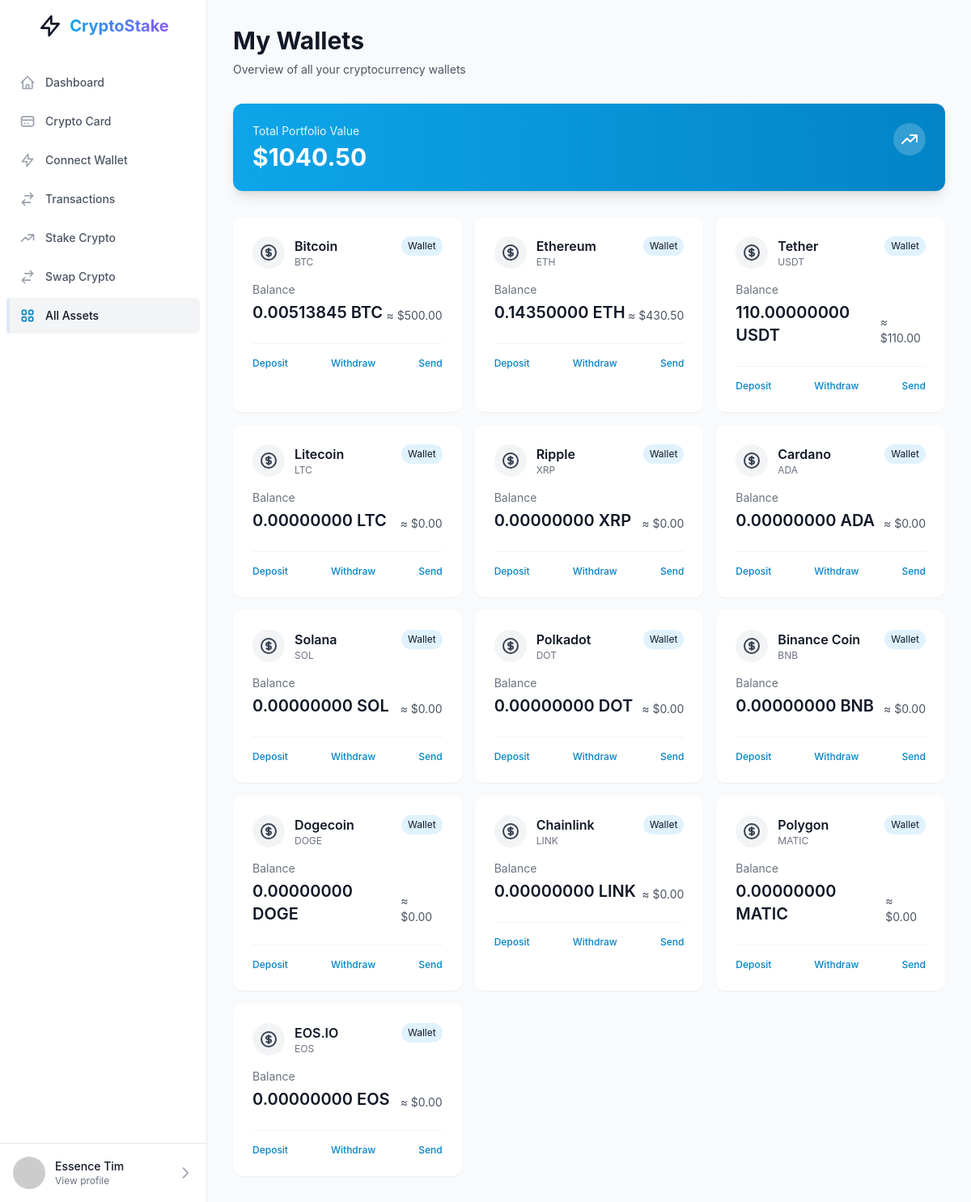
The page /staking/wallets (signed in) on the database its author committed.
### accounts/models.py (models this page shows, shortened)
class User(AbstractUser):
    email = models.EmailField(_('email address'), unique=True)
    username = models.CharField(
        _('username'),
        max_length=150,
        unique=True,
        blank=True,
        null=True,
        help_text=_('Optional. 150 characters or fewer. Letters, digits and @/./+/-/_ only.'),
    )
    is_email_verified = models.BooleanField(
        _('email verified'),
        default=False,
        help_text=_('Designates whether this user has verified their email address.'),
    )
    USERNAME_FIELD = 'email'
    REQUIRED_FIELDS = []  # Email is already required by default
    objects = UserManager()
    class Meta:
        verbose_name = _('user')
        verbose_name_plural = _('users')
        swappable = 'AUTH_USER_MODEL'

### staking/models.py (models this page shows, shortened)
class AssetWallet(models.Model):
    ASSET_CHOICES = [
        ('BTC', 'Bitcoin'),
        ('ETH', 'Ethereum'),
        ('USDT', 'Tether'),
        ('LTC', 'Litecoin'),
        ('XRP', 'Ripple'),
        ('ADA', 'Cardano'),
        ('SOL', 'Solana'),
        ('DOT', 'Polkadot'),
        ('BNB', 'Binance Coin'),
        ('DOGE', 'Dogecoin'),
        ('LINK', 'Chainlink'),
        ('MATIC', 'Polygon'),
        ('EOS', 'EOS.IO'),
    ]
    user = models.ForeignKey(settings.AUTH_USER_MODEL, on_delete=models.CASCADE)
    asset_type = models.CharField(max_length=10, choices=ASSET_CHOICES)
    balance = models.DecimalField(max_digits=18, decimal_places=8, default=0)
    class Meta:
        unique_together = ['user', 'asset_type']

### staking/views.py (the view)
# urls.py: path('wallets', views.wallets, name='wallets'),
@login_required
def wallets(request):
    wallets = AssetWallet.objects.filter(user=request.user)
    exchange_rates = {}
    for rate in ExchangeRate.objects.filter(to_asset='USDT'):
        exchange_rates[rate.from_asset] = rate.rate
    exchange_rates['USDT'] = Decimal('1.0')
    total_balance_usd = Decimal('0')
    wallets_with_usd = []
    for wallet in wallets:
        usd_value = Decimal('0')
        if wallet.asset_type == 'USDT':
            usd_value = wallet.balance
        elif wallet.asset_type in exchange_rates:
            usd_value = wallet.balance * exchange_rates[wallet.asset_type]
        wallets_with_usd.append({
            'wallet': wallet,
            'usd_value': usd_value
        })
        total_balance_usd += usd_value
    context = {
        'wallets': wallets,  # Original wallets for backward compatibility
        'wallets_with_usd': wallets_with_usd,  # Wallets with USD values
        'total_balance': total_balance_usd,  # Total portfolio value in USD
    }
    return render(request, 'staking/wallets.html', context)

### core/context_processors.py (called while the page is built)
def site_settings(request):
    site_settings = SiteSettings.load()
    static_pages = StaticPage.objects.filter(is_active=True).first()
    return {
        'site_settings': site_settings,
        'static_pages': static_pages,
    }

### core/models.py (called while the page is built)
    @classmethod
    def load(cls):
        obj, created = cls.objects.get_or_create(pk=1)
        return obj

### staking/templates/staking/wallets.html (shortened to what this page needs)
{% extends "dash_base.html" %}
{% block content %}
<div class="px-4 sm:px-6 lg:px-8 py-8">
    <div class="max-w-7xl mx-auto">
        <div class="mb-8">
            <h1 class="text-2xl md:text-3xl font-bold text-gray-900 dark:text-white">My Wallets</h1>
            <p class="mt-2 text-sm text-gray-600 dark:text-gray-400">Overview of all your cryptocurrency wallets</p>
        </div>
        <div class="bg-gradient-to-r from-primary-500 to-primary-600 rounded-xl p-6 mb-8 shadow-lg">
            <div class="flex justify-between items-start">
                <div>
                    <p class="text-sm text-white opacity-90">Total Portfolio Value</p>
                    <p class="text-3xl font-bold text-white mt-1">${{ total_balance|floatformat:2 }}</p>
                </div>
                <div class="bg-white/20 rounded-full p-2">
                    <svg class="h-6 w-6 text-white" fill="none" stroke="currentColor" viewBox="0 0 24 24">
                        <path stroke-linecap="round" stroke-linejoin="round" stroke-width="2" d="M13 7h8m0 0v8m0-8l-8 8-4-4-6 6"></path>
                    </svg>
                </div>
            </div>
        </div>
        <div class="grid grid-cols-1 sm:grid-cols-2 lg:grid-cols-3 gap-4">
            {% for wallet_data in wallets_with_usd %}
            <div class="bg-white dark:bg-dark-800 rounded-xl p-6 shadow-sm hover:shadow-md transition-shadow duration-200">
                <div class="flex justify-between items-start mb-4">
                    <div class="flex items-center">
                        <div class="bg-gray-100 dark:bg-dark-700 rounded-full p-2 mr-3">
                        </div>
                        <div>
                            <h3 class="font-semibold text-gray-900 dark:text-white">{{ wallet_data.wallet.get_asset_type_display }}</h3>
                            <p class="text-xs text-gray-500 dark:text-gray-400">{{ wallet_data.wallet.asset_type }}</p>
                        </div>
                    </div>
                    <span class="text-xs px-2 py-1 rounded-full bg-primary-100 dark:bg-primary-900/30 text-primary-800 dark:text-primary-200">
                        Wallet
                    </span>
                </div>
                <div class="mt-4">
                    <p class="text-sm text-gray-500 dark:text-gray-400">Balance</p>
                    <div class="flex justify-between items-end mt-1">
                        <p class="text-xl font-semibold text-gray-900 dark:text-white">{{ wallet_data.wallet.balance }} {{ wallet_data.wallet.asset_type }}</p>
                        <p class="text-sm text-gray-600 dark:text-gray-300">≈ ${{ wallet_data.usd_value|floatformat:2 }}</p>
                    </div>
                </div>
                <div class="mt-6 pt-4 border-t border-gray-100 dark:border-dark-700 flex justify-between">
                    <a href="{% url 'deposit' %}?asset={{ wallet_data.wallet.asset_type }}" class="text-xs font-medium text-primary-600 dark:text-primary-400 hover:text-primary-800 dark:hover:text-primary-300 transition-colors">
                        Deposit
                    </a>
                    <a href="{% url 'withdrawal' %}?asset={{ wallet_data.wallet.asset_type }}" class="text-xs font-medium text-primary-600 dark:text-primary-400 hover:text-primary-800 dark:hover:text-primary-300 transition-colors">
                        Withdraw
                    </a>
                    <a href="" class="text-xs font-medium text-primary-600 dark:text-primary-400 hover:text-primary-800 dark:hover:text-primary-300 transition-colors">
                        Send
                    </a>
                </div>
            </div>
            {% endfor %}
        </div>
    </div>
</div>
{% endblock %}

### staking/templates/dash_base.html (shortened to what this page needs)
<!DOCTYPE html>
<html lang="en" class="h-full">
<head>
    <script src="https://cdn.tailwindcss.com"></script>
    <link rel="stylesheet" href="https://cdnjs.cloudflare.com/ajax/libs/font-awesome/6.0.0/css/all.min.css">
</head>
<body class="h-full bg-gray-50 dark:bg-dark-900 text-gray-900 dark:text-white">
    <div class="flex h-screen overflow-hidden">
        <div class="hidden lg:flex lg:flex-shrink-0">
            <div class="flex flex-col w-64 border-r border-gray-200 dark:border-dark-700 bg-white dark:bg-dark-800">
                <div class="flex items-center justify-center h-16 flex-shrink-0 px-4">
                    <div class="flex items-center space-x-2">
                        <svg class="w-8 h-8" fill="none" stroke="currentColor" viewBox="0 0 24 24">
                            <path stroke-linecap="round" stroke-linejoin="round" stroke-width="2" d="M13 10V3L4 14h7v7l9-11h-7z"></path>
                        </svg>
                        <h1 class="text-xl font-bold gradient-text">CryptoStake</h1>
                    </div>
                </div>
                <div class="flex-1 flex flex-col overflow-y-auto">
                    <nav class="flex-1 px-2 py-4 space-y-1">
                        {% block sidebar_navigation %}
                        <a href="{% url 'dashboard' %}" class="sidebar-item flex items-center px-4 py-3 text-sm font-medium rounded-md text-gray-600 dark:text-gray-300 hover:text-gray-900 dark:hover:text-white hover:bg-gray-50 dark:hover:bg-dark-700">
                            Dashboard
                        </a>
                        <a href="{% url 'order_card' %}" class="sidebar-item flex items-center px-4 py-3 text-sm font-medium rounded-md text-gray-600 dark:text-gray-300 hover:text-gray-900 dark:hover:text-white hover:bg-gray-50 dark:hover:bg-dark-700">
                            <svg class="mr-3 h-5 w-5 text-gray-400 dark:text-gray-500" fill="none" stroke="currentColor" viewBox="0 0 24 24">
                                <path stroke-linecap="round" stroke-linejoin="round" stroke-width="2" d="M3 10h18M7 15h1m4 0h1m-7 4h12a3 3 0 003-3V8a3 3 0 00-3-3H6a3 3 0 00-3 3v8a3 3 0 003 3z"></path>
                            </svg>
                            Crypto Card
                        </a>
                        <a href="{% url 'connect_wallet' %}" class="sidebar-item flex items-center px-4 py-3 text-sm font-medium rounded-md text-gray-600 dark:text-gray-300 hover:text-gray-900 dark:hover:text-white hover:bg-gray-50 dark:hover:bg-dark-700">
                            <svg class="mr-3 h-5 w-5 text-gray-400 dark:text-gray-500" fill="none" stroke="currentColor" viewBox="0 0 24 24">
                                <path stroke-linecap="round" stroke-linejoin="round" stroke-width="2" d="M13 10V3L4 14h7v7l9-11h-7z"></path>
                            </svg>
                            Connect Wallet
                        </a>
                        <a href="{% url 'transactions' %}" class="sidebar-item flex items-center px-4 py-3 text-sm font-medium rounded-md text-gray-600 dark:text-gray-300 hover:text-gray-900 dark:hover:text-white hover:bg-gray-50 dark:hover:bg-dark-700">
                            <svg class="mr-3 h-5 w-5 text-gray-400 dark:text-gray-500" fill="none" stroke="currentColor" viewBox="0 0 24 24">
                                <path stroke-linecap="round" stroke-linejoin="round" stroke-width="2" d="M8 7h12m0 0l-4-4m4 4l-4 4m0 6H4m0 0l4 4m-4-4l4-4"></path>
                            </svg>
                            Transactions
                        </a>
                        <a href="{% url 'stake_form' %}" class="sidebar-item flex items-center px-4 py-3 text-sm font-medium rounded-md text-gray-600 dark:text-gray-300 hover:text-gray-900 dark:hover:text-white hover:bg-gray-50 dark:hover:bg-dark-700">
                            <svg class="mr-3 h-5 w-5 text-gray-400 dark:text-gray-500" fill="none" stroke="currentColor" viewBox="0 0 24 24">
                                <path stroke-linecap="round" stroke-linejoin="round" stroke-width="2" d="M13 7h8m0 0v8m0-8l-8 8-4-4-6 6"></path>
                            </svg>
                            Stake Crypto
                        </a>
                        <a href="{% url 'swap' %}" class="sidebar-item flex items-center px-4 py-3 text-sm font-medium rounded-md text-gray-600 dark:text-gray-300 hover:text-gray-900 dark:hover:text-white hover:bg-gray-50 dark:hover:bg-dark-700">
                            <svg class="mr-3 h-5 w-5 text-gray-400 dark:text-gray-500" fill="none" stroke="currentColor" viewBox="0 0 24 24">
                                <path stroke-linecap="round" stroke-linejoin="round" stroke-width="2" d="M8 7h12m0 0l-4-4m4 4l-4 4m0 6H4m0 0l4 4m-4-4l4-4"></path>
                            </svg>
                            Swap Crypto
                        </a>
                        <a href="{% url 'wallets' %}" class="sidebar-item flex items-center px-4 py-3 text-sm font-medium rounded-md text-gray-600 dark:text-gray-300 hover:text-gray-900 dark:hover:text-white hover:bg-gray-50 dark:hover:bg-dark-700">
                            All Assets
                        </a>
                        {% endblock %}
                    </nav>
                </div>
                <div class="p-4 border-t border-gray-200 dark:border-dark-700">
                    <a href="{% url 'accounts:profile' %}" class="flex items-center space-x-3 group">
                        <div class="flex-shrink-0">
                            <img class="h-10 w-10 rounded-full" src="https://ui-avatars.com/api/?name={{ request.user.get_full_name|default:request.user.username }}&background=0ea5e9&color=fff" alt="{{ request.user.get_full_name|default:request.user.username }}">
                        </div>
                        <div class="min-w-0 flex-1">
                            <p class="text-sm font-medium text-gray-900 dark:text-white truncate group-hover:text-primary-600 dark:group-hover:text-primary-400 transition-colors">{{ request.user.get_full_name|default:request.user.username }}</p>
                            <p class="text-xs text-gray-500 dark:text-gray-400 truncate">View profile</p>
                        </div>
                        <svg class="h-5 w-5 text-gray-400 dark:text-gray-500 group-hover:text-primary-600 dark:group-hover:text-primary-400 transition-colors" fill="none" stroke="currentColor" viewBox="0 0 24 24">
                            <path stroke-linecap="round" stroke-linejoin="round" stroke-width="2" d="M9 5l7 7-7 7"></path>
                        </svg>
                    </a>
                </div>
            </div>
        </div>
        <div class="flex-1 flex flex-col overflow-hidden">
            <div class="flex-1 overflow-auto">
                {% block content %}{% endblock %}
            </div>
        </div>
    </div>
</body>
</html>

### rows shown on the page
User: user.get_full_name "Essence Tim"
AssetWallet: wallet.asset_type "Bitcoin", wallet.asset_type "BTC", wallet.balance "0.00513845", usd_value "500.00"
AssetWallet: wallet.asset_type "Ethereum", wallet.asset_type "ETH", wallet.balance "0.14350000", usd_value "430.50"
AssetWallet: wallet.asset_type "Tether", wallet.asset_type "USDT", wallet.balance "110.00000000", usd_value "110.00"
AssetWallet: wallet.asset_type "Litecoin", wallet.asset_type "LTC", wallet.balance "0.00000000", usd_value "0.00"
AssetWallet: wallet.asset_type "Ripple", wallet.asset_type "XRP", wallet.balance "0.00000000", usd_value "0.00"
AssetWallet: wallet.asset_type "Cardano", wallet.asset_type "ADA", wallet.balance "0.00000000", usd_value "0.00"
AssetWallet: wallet.asset_type "Solana", wallet.asset_type "SOL", wallet.balance "0.00000000", usd_value "0.00"
AssetWallet: wallet.asset_type "Polkadot", wallet.asset_type "DOT", wallet.balance "0.00000000", usd_value "0.00"
AssetWallet: wallet.asset_type "Binance Coin", wallet.asset_type "BNB", wallet.balance "0.00000000", usd_value "0.00"
AssetWallet: wallet.asset_type "Dogecoin", wallet.asset_type "DOGE", wallet.balance "0.00000000", usd_value "0.00"
AssetWallet: wallet.asset_type "Chainlink", wallet.asset_type "LINK", wallet.balance "0.00000000", usd_value "0.00"
AssetWallet: wallet.asset_type "Polygon", wallet.asset_type "MATIC", wallet.balance "0.00000000", usd_value "0.00"
AssetWallet: wallet.asset_type "EOS.IO", wallet.asset_type "EOS", wallet.balance "0.00000000", usd_value "0.00"

### other values the page prints
{{ total_balance|floatformat:2 }} "1040.50"
